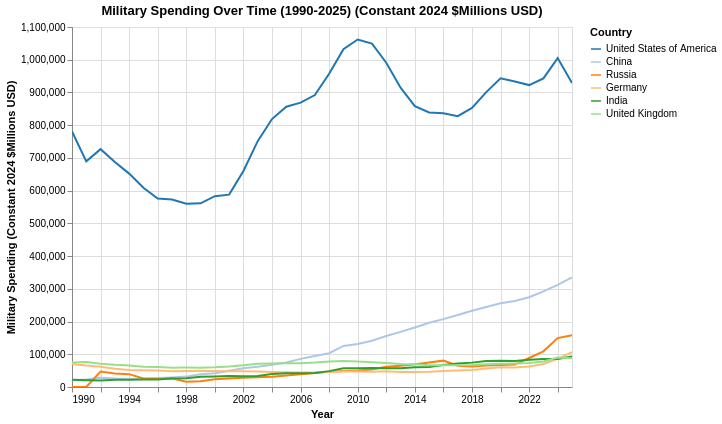

The cell this chart's notebook holds for it:
### Code cell
# Find the final year's data to determine the legend sorting order
# This grabs the last year (2025) and sorts countries by spending descending
final_year_df = df[df["Year"] == df["Year"].max()].sort_values(
    by="Military_Spending", ascending=False
)
legend_order = final_year_df["Country"].tolist()

chart5 = (
    alt.Chart(df)
    .mark_line()
    .encode(
        x=alt.X("Year:T", title="Year"),
        y=alt.Y("Military_Spending:Q", title="Military Spending (Constant 2024 $Millions USD)"),
        color=alt.Color("Country:N",
                        title="Country",
                        sort=legend_order,
                        scale=alt.Scale(scheme="category20")
        ),
        tooltip=["Country:N",
                 alt.Tooltip("Year:T", format="%Y", title="Year"),
                 alt.Tooltip("Military_Spending:Q", format="$,.0f", title="Spending (2024 $M)")
        ],
    )
    .properties(width=500,
                height=360,
                title="Military Spending Over Time (1990-2025) (Constant 2024 $Millions USD)",
                )
    .interactive()
)

chart5

### Figure 1 — Vega-Lite specification as saved in the notebook (floating-point values rounded to 4 significant figures; data arrays with more than 128 entries replaced by an {"elided": "..."} marker saying what was removed)
{"config": {"view": {"continuousWidth": 300, "continuousHeight": 300}}, "data": {"name": "data-afdaff8dc7290c88af464938658a86b4"}, "mark": {"type": "line"}, "encoding": {"color": {"field": "Country", "scale": {"scheme": "category20"}, "sort": ["United States of America", "China", "Russia", "Germany", "India", "United Kingdom"], "title": "Country", "type": "nominal"}, "tooltip": [{"field": "Country", "type": "nominal"}, {"field": "Year", "format": "%Y", "title": "Year", "type": "temporal"}, {"field": "Military_Spending", "format": "$,.0f", "title": "Spending (2024 $M)", "type": "quantitative"}], "x": {"field": "Year", "title": "Year", "type": "temporal"}, "y": {"field": "Military_Spending", "title": "Military Spending (Constant 2024 $Millions USD)", "type": "quantitative"}}, "height": 360, "params": [{"name": "param_1e9efca18e7a2868", "select": {"type": "interval", "encodings": ["x", "y"]}, "bind": "scales"}], "title": "Military Spending Over Time (1990-2025) (Constant 2024 $Millions USD)", "width": 500, "$schema": "https://vega.github.io/schema/vega-lite/v6.4.1.json", "datasets": {"data-afdaff8dc7290c88af464938658a86b4": {"elided": "216 records"}}}
